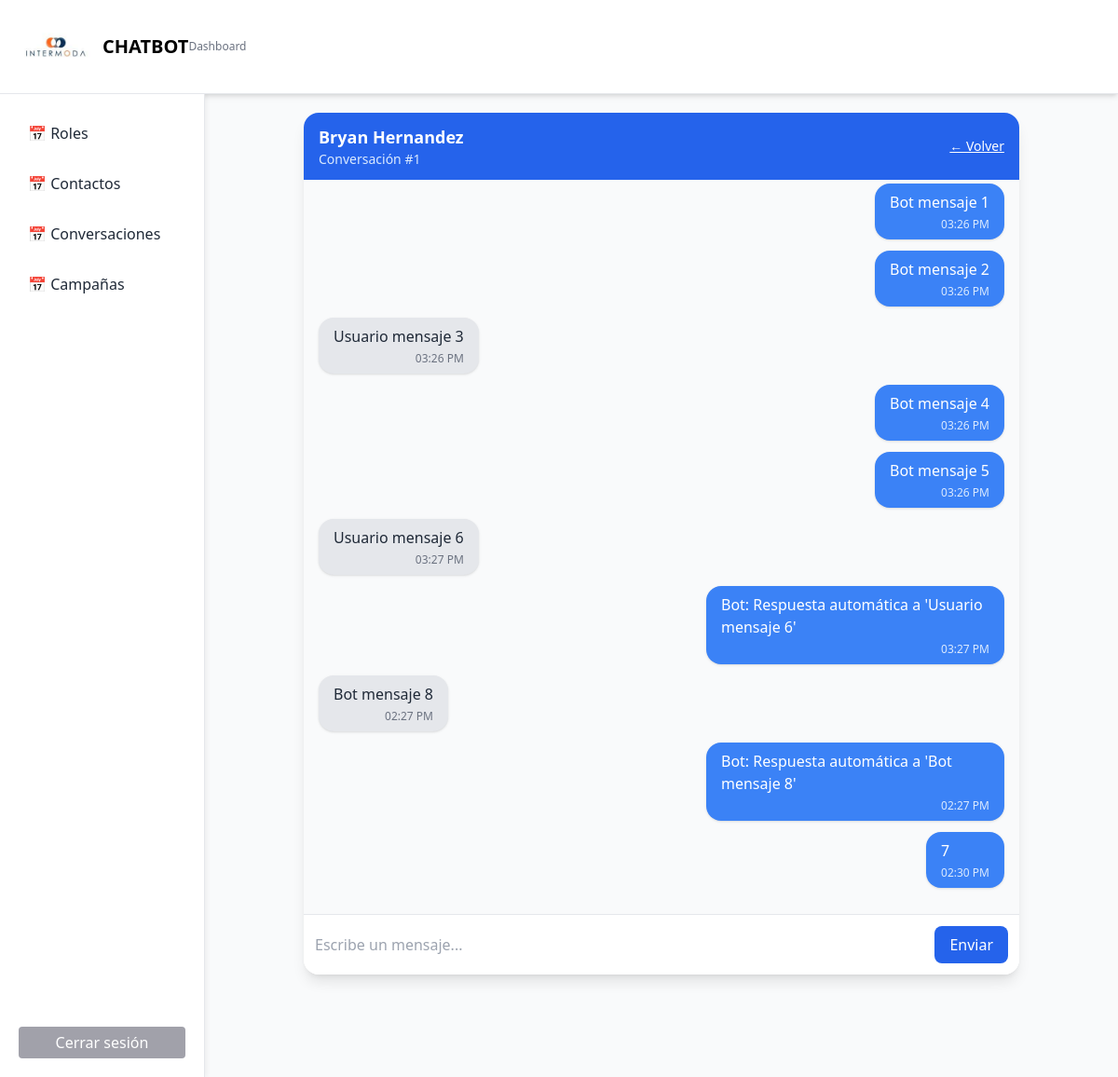
The app's page /conversaciones/1/mensajes/ (signed in) with its own data.
### dashboard/models.py (models this page shows, shortened)
class Conversacion(models.Model):
    contacto = models.ForeignKey('Contacto', on_delete=models.CASCADE, related_name='conversaciones')
    fecha_creacion = models.DateTimeField(auto_now_add=True)
    ultimo_mensaje = models.DateTimeField(default=timezone.now)
    mensajes_enviados = models.PositiveIntegerField(default=0)
    conversacion_anterior = models.ForeignKey('self', null=True, blank=True, on_delete=models.SET_NULL, related_name='siguiente_conversacion')
    class Meta:
        verbose_name = "Conversación"
        verbose_name_plural = "Conversaciones"
        ordering = ['-fecha_creacion']

class Contacto(models.Model):
    nombre = models.CharField(max_length=200)
    rol = models.ForeignKey(Rol, on_delete=models.CASCADE)
    telefono = models.CharField(
        max_length=20,
        validators=[
            RegexValidator(
                regex=r'^\+?\d{3,4}[-\s]?\d{4,}$',
                message="Formato inválido. Ejemplo: +504 31821111"
            )
        ],
        help_text="Ejemplo: +504 31821111",
        blank=True, null=True, default=''
    )
    correo = models.EmailField(
        max_length=254,
        blank=True, null=True, default=''
    )
    idRol = models.PositiveIntegerField(
        help_text="Ingrese el ID de un rol existente",
        blank=True, null=True, default=0
    )
    descripcion = models.TextField(
        blank=True, null=True, default=''
    )
    fecha_creacion = models.DateTimeField(auto_now_add=True)
    fecha_modificacion = models.DateTimeField(auto_now=True)

class Mensaje(models.Model):
    REMITENTE_CHOICES = [
        ('usuario', 'Usuario'),
        ('bot', 'Bot'),
    ]
    conversacion = models.ForeignKey('Conversacion', on_delete=models.CASCADE, related_name='mensajes')
    remitente = models.CharField(max_length=10, choices=REMITENTE_CHOICES)
    texto = models.TextField()
    fecha_envio = models.DateTimeField(auto_now_add=True)
    class Meta:
        verbose_name = "Mensaje"
        verbose_name_plural = "Mensajes"
        ordering = ['fecha_envio']

### dashboard/views.py (the view)
# urls.py: path('conversaciones/<int:conversacion_id>/mensajes/', views.mensajes_view, name='mensajes_view'),
@login_required
@never_cache
def mensajes_view(request, conversacion_id):
    conversacion = get_object_or_404(Conversacion, id=conversacion_id)
    mensajes = conversacion.mensajes.all()
    if request.method == 'POST':
        form = MensajeForm(request.POST)
        if form.is_valid():
            mensaje = form.save(commit=False)
            mensaje.conversacion = conversacion
            mensaje.remitente = 'bot'
            mensaje.save()
            conversacion.ultimo_mensaje = timezone.now()
            conversacion.mensajes_enviados = conversacion.mensajes.filter(remitente='usuario').count()
            conversacion.save()
            return redirect('mensajes_view', conversacion_id=conversacion.id)
    else:
        form = MensajeForm()
    return render(request, 'mensajes.html', {
        'conversacion': conversacion,
        'mensajes': mensajes,
        'form': form
    })

### dashboard/forms.py
class MensajeForm(forms.ModelForm):
    class Meta:
        model = Mensaje
        fields = ['texto']
        widgets = {
            'texto': forms.TextInput(attrs={
                'class': 'form-control w-full rounded-lg border-gray-300',
                'placeholder': 'Escribe un mensaje...',
                'autocomplete': 'off'
            }),
        }

### dashboard/templates/mensajes.html (shortened to what this page needs)
{% extends 'base.html' %}
{% load static %}
{% block content %}
<div class="flex flex-col h-[80vh] max-w-3xl mx-auto bg-white rounded-2xl shadow-lg">
    <div class="flex items-center bg-blue-600 text-white px-4 py-3 rounded-t-2xl">
        <div class="flex-1">
            <h2 class="text-lg font-semibold">{{ conversacion.contacto.nombre }}</h2>
            <p class="text-sm text-blue-100">Conversación #{{ conversacion.id }}</p>
        </div>
        <a href="{% url 'conversaciones_list' %}" class="text-sm underline hover:text-blue-200">← Volver</a>
    </div>
    <div id="chat-container" class="flex-1 overflow-y-auto p-4 bg-gray-50">
        {% for msg in mensajes %}
            {% if msg.remitente == 'bot' %}
                <div class="flex justify-end mb-3">
                    <div class="bg-blue-500 text-white px-4 py-2 rounded-2xl max-w-xs shadow">
                        <p>{{ msg.texto }}</p>
                        <span class="block text-right text-xs text-blue-100 mt-1">
                            {{ msg.fecha_envio|date:"h:i A" }}
                        </span>
                    </div>
                </div>
            {% else %}
                <div class="flex justify-start mb-3">
                    <div class="bg-gray-200 text-gray-800 px-4 py-2 rounded-2xl max-w-xs shadow">
                        <p>{{ msg.texto }}</p>
                        <span class="block text-right text-xs text-gray-500 mt-1">
                            {{ msg.fecha_envio|date:"h:i A" }}
                        </span>
                    </div>
                </div>
            {% endif %}
        {% empty %}
            <p class="text-center text-gray-400 mt-6">No hay mensajes en esta conversación.</p>
        {% endfor %}
    </div>
    <form method="POST" class="flex items-center border-t border-gray-200 p-3 bg-white rounded-b-2xl">
        {{ form.texto }}
        <button type="submit" class="ml-3 bg-blue-600 text-white px-4 py-2 rounded-lg hover:bg-blue-700">
            Enviar
        </button>
    </form>
</div>
{% endblock %}

### records on screen
Conversacion: contacto.nombre "Bryan Hernandez", id "1"
Mensaje: texto "Bot mensaje 1", fecha_envio "03:26 PM"
Mensaje: texto "Bot mensaje 2", fecha_envio "03:26 PM"
Mensaje: texto "Usuario mensaje 3", fecha_envio "03:26 PM"
Mensaje: texto "Bot mensaje 4", fecha_envio "03:26 PM"
Mensaje: texto "Bot mensaje 5", fecha_envio "03:26 PM"
Mensaje: texto "Usuario mensaje 6", fecha_envio "03:27 PM"
Mensaje: texto "Bot: Respuesta automática a 'Usuario mensaje 6'", fecha_envio "03:27 PM"
Mensaje: texto "Bot mensaje 8", fecha_envio "02:27 PM"
Mensaje: texto "Bot: Respuesta automática a 'Bot mensaje 8'", fecha_envio "02:27 PM"
Mensaje: texto "7", fecha_envio "02:30 PM"
